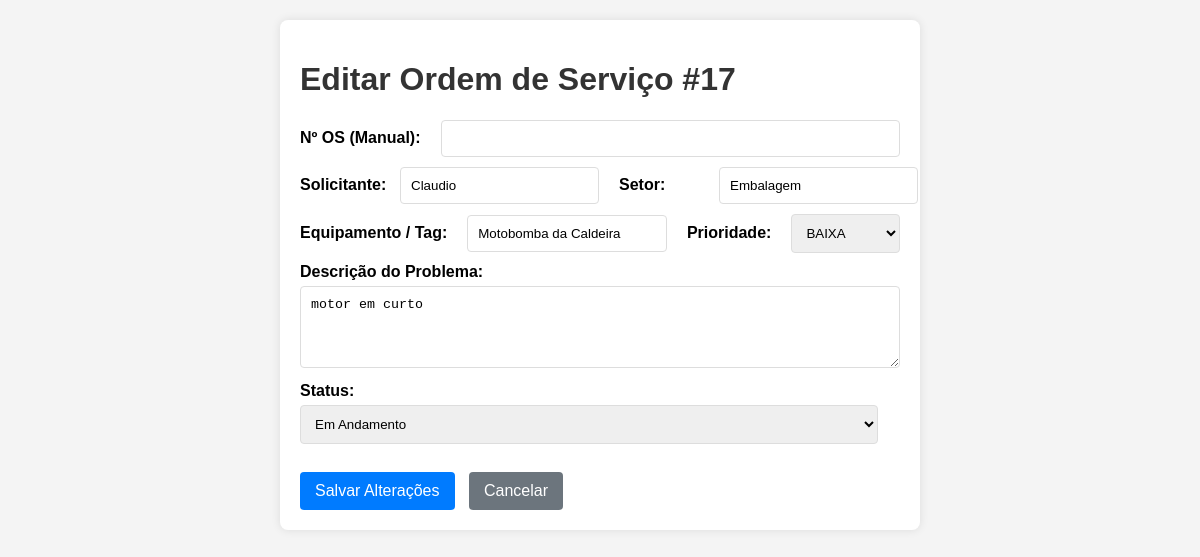
/editar_os.php?id=17, run on the app's committed database.
### tables this page shows
CREATE TABLE `ordens_servico` (
  `id` int(11) NOT NULL,
  `numero_os_manual` varchar(50) DEFAULT NULL,
  `cliente` varchar(255) NOT NULL,
  `equipamento` varchar(255) NOT NULL,
  `descricao_problema` text NOT NULL,
  `status` enum('Aberta','Em Andamento','Aguardando Peças','Concluída','Cancelada') DEFAULT 'Aberta',
  `data_abertura` datetime DEFAULT current_timestamp(),
  `data_conclusao` datetime DEFAULT NULL,
  `setor` varchar(255) NOT NULL DEFAULT '',
  `prioridade` varchar(50) NOT NULL DEFAULT 'BAIXA'
);

### editar_os.php (the view, shortened to what this page needs)
<?php
include 'conexao.php';
$os = null;
if (isset($_GET['id'])) {
    $id_os = (int) $_GET['id'];
    $sql_select_os = "SELECT id, numero_os_manual, cliente, setor, equipamento, prioridade, descricao_problema, status, data_abertura, data_conclusao FROM ordens_servico WHERE id = $id_os";
    $result_os = $conn->query($sql_select_os);
    if ($result_os->num_rows > 0) {
        $os = $result_os->fetch_assoc();
    } else {
        echo "Ordem de Serviço não encontrada.";
        exit;
    }
} else {
    header("Location: index.php?status=error&message=ID_nao_fornecido");
    exit;
}
?>
<!DOCTYPE html>
<html lang="pt-BR">
<head>
</head>
<body>
    <div class="container">
        <h1>Editar Ordem de Serviço #<?php echo $os['id']; ?></h1>
        <form action="processar_os.php" method="POST">
            <div class="form-row">
                <label for="numero_os_manual">Nº OS (Manual):</label>
                <input type="text" id="numero_os_manual" name="numero_os_manual" value="<?php echo htmlspecialchars($os['numero_os_manual'] ?? ''); ?>">
            </div>
            <div class="form-row">
                <label for="cliente">Solicitante:</label>
                <input type="text" id="cliente" name="cliente" value="<?php echo htmlspecialchars($os['cliente']); ?>"
                    required>
                <label for="setor">Setor:</label>
                <input type="text" id="setor" name="setor" value="<?php echo htmlspecialchars($os['setor'] ?? ''); ?>"
                    required>
            </div>
            <div class="form-row">
                <label for="equipamento">Equipamento / Tag:</label>
                <input type="text" id="equipamento" name="equipamento"
                    value="<?php echo htmlspecialchars($os['equipamento']); ?>" required>
                <label for="prioridade">Prioridade:</label>
                <select id="prioridade" name="prioridade" required>
                    <option value="BAIXA" <?php echo ($os['prioridade'] == 'BAIXA') ? 'selected' : ''; ?>>BAIXA</option>
                </select>
            </div>
            <label for="descricao_problema">Descrição do Problema:</label>
            <textarea id="descricao_problema" name="descricao_problema" rows="4"
                required><?php echo htmlspecialchars($os['descricao_problema']); ?></textarea>
            <label for="status">Status:</label>
            <select id="status" name="status">
                <option value="Em Andamento" <?php echo ($os['status'] == 'Em Andamento') ? 'selected' : ''; ?>>Em
                    Andamento</option>
            </select>
            <br><br>
            <button type="submit">Salvar Alterações</button>
            <button type="button" class="cancel-btn" onclick="window.location.href='lista_os.php';">Cancelar</button>
        </form>
    </div>
</body>
</html>

### editar_os.php (style rules this page uses)
body { font-family: Arial, sans-serif; margin: 20px; background-color: #f4f4f4; }
.container { max-width: 600px; margin: auto; background: #fff; padding: 20px; border-radius: 8px; box-shadow: 0 0 10px rgba(0, 0, 0, 0.1); }
h1 { color: #333; }
label { display: block; margin-bottom: 5px; font-weight: bold; }
input[type="text"], textarea, select { width: calc(100% - 22px); padding: 10px; margin-bottom: 10px; border: 1px solid #ddd; border-radius: 4px; }
button { background-color: #007bff; color: white; padding: 10px 15px; border: none; border-radius: 4px; cursor: pointer; font-size: 16px; margin-right: 10px; }
.cancel-btn { background-color: #6c757d; }
.form-row { display: flex; align-items: center; gap: 20px; margin-bottom: 10px; }
.form-row label { margin-bottom: 0; min-width: 80px; }
.form-row input[type="text"], .form-row select { flex-grow: 1; width: auto; margin-bottom: 0; }

### data on the page
ordens_servico: id "17", cliente "Claudio", setor "Embalagem", equipamento "Motobomba da Caldeira", descricao_problema "motor em curto", status "Em Andamento"
